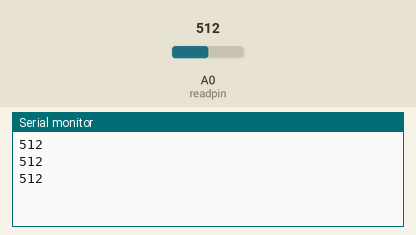
Recording of a sketch running on a simulated Arduino Uno, built with avr-gcc and run on an emulated ATmega328P. On the bench: the last lines printed to the serial monitor. Inputs (shaded band) come from the test bench; at power-on: A0 (readpin) = 512.

Above: at 1.2 s.
1.3 s: A0 (readpin) set to 716
At 1.86 s:
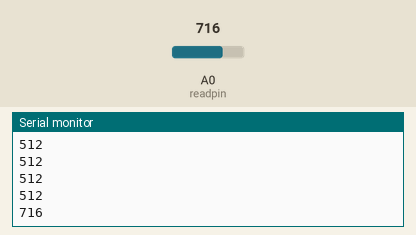
2.8 s: A0 (readpin) set to 900
At 3.06 s:
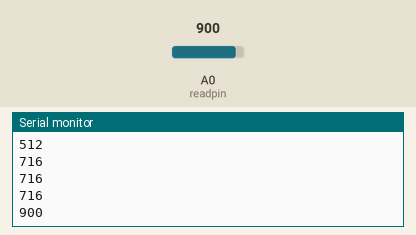
Timing chart, 0 to 5.8 s (numbered marks = the images above; inputs shaded):
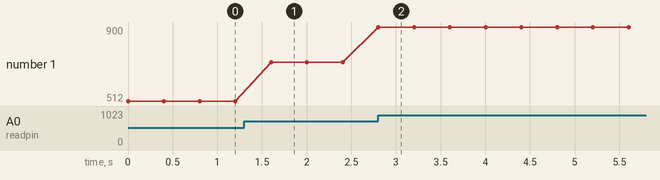

The sketch:

REED_SWITCH.ino
```cpp
int readpin = A0;
int incoming = 0;
void setup ()
{

pinMode (readpin, INPUT) ;

Serial.begin(9600);
}
void loop ()
{
incoming = analogRead(readpin) ;
Serial.println(incoming);
delay(400);
}
```

Measured:
- after the input at 1.3 s, the serial monitor: prints a new line after 0.30 s (image 1)
- after the input at 2.8 s, the serial monitor: prints a new line at once (image 2)
- plotted number 1: 512 → 716 after the input at 1.3 s, 716 → 900 after the input at 2.8 s
